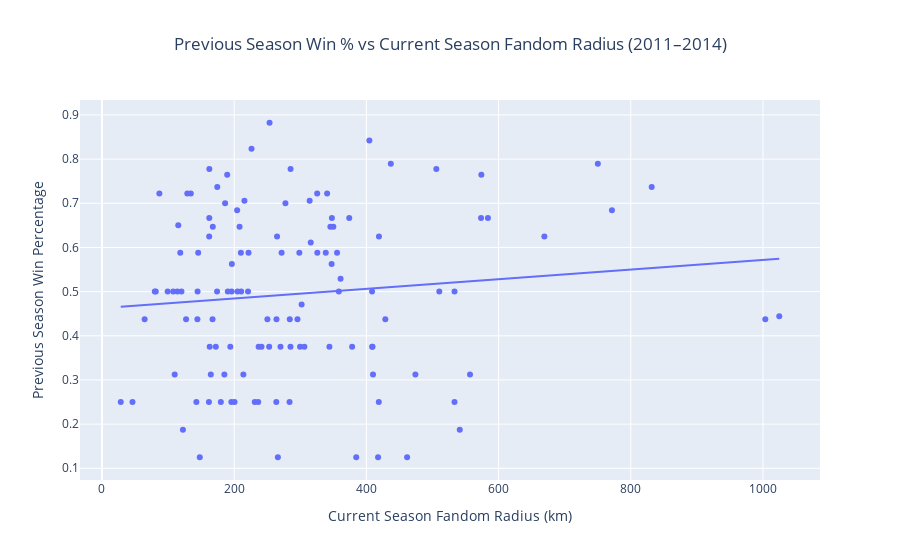

The notebook cell this image was saved under:
### Code cell
win_pct_lag = win_pct_df.copy()
win_pct_lag["season"] = win_pct_lag["season"] + 1
win_pct_lag = win_pct_lag.rename(columns={"win_pct": "win_pct_prev"})

lag_merged_df = pd.merge(
    radii_df,
    win_pct_lag,
    on=["team_name", "season"],
    how="inner"
)

lag_merged_df = lag_merged_df[lag_merged_df["season"].isin([2011, 2012, 2013, 2014])]

fig_lag = px.scatter(
    lag_merged_df,
    y="win_pct_prev",
    x="radius_km",
    hover_name="team_name",
    hover_data={"season": True, "win_pct_prev": ":.3f", "radius_km": ":.1f"},
    trendline="ols",
    title="Previous Season Win % vs Current Season Fandom Radius (2011–2014)",
    labels={
        "win_pct_prev": "Previous Season Win Percentage",
        "radius_km": "Current Season Fandom Radius (km)"
    }
)

fig_lag.update_layout(title_x=0.5)
fig_lag.show()

lag_corr = lag_merged_df["radius_km"].corr(lag_merged_df["win_pct_prev"])
print(f"Lagged correlation (prev win % vs current radius): {lag_corr:.4f}")

### Figure 1 — Plotly figure (JSON) as saved in the notebook; plotly's stock layout.template omitted (floating-point values rounded to 4 significant figures)
{"data": [{"customdata": [[2011], [2012], [2013], [2014], [2011], [2012], [2013], [2014], [2011], [2012], [2013], [2014], [2011], [2012], [2013], [2014], [2011], [2012], [2013], [2014], [2011], [2012], [2013], [2014], [2011], [2012], [2013], [2014], [2011], [2012], [2013], [2014], [2011], [2012], [2013], [2014], [2011], [2012], [2013], [2014], [2011], [2012], [2013], [2014], [2011], [2012], [2013], [2014], [2011], [2012], [2013], [2014], [2011], [2012], [2013], [2014], [2011], [2012], [2013], [2014], [2011], [2012], [2013], [2014], [2011], [2012], [2013], [2014], [2011], [2012], [2013], [2014], [2011], [2012], [2013], [2014], [2011], [2012], [2013], [2014], [2011], [2012], [2013], [2014], [2011], [2012], [2013], [2014], [2011], [2012], [2013], [2014], [2011], [2012], [2013], [2014], [2011], [2012], [2013], [2014], [2011], [2012], [2013], [2014], [2011], [2012], [2013], [2014], [2011], [2012], [2013], [2014], [2011], [2012], [2013], [2014], [2011], [2012], [2013], [2014]], "hovertemplate": "<b>%{hovertext}</b><br><br>Current Season Fandom Radius (km)=%{x:.1f}<br>Previous Season Win Percentage=%{y:.3f}<br>season=%{customdata[0]}<extra></extra>", "hovertext": ["Arizona Cardinals", "Arizona Cardinals", "Arizona Cardinals", "Arizona Cardinals", "Atlanta Falcons", "Atlanta Falcons", "Atlanta Falcons", "Atlanta Falcons", "Baltimore Ravens", "Baltimore Ravens", "Baltimore Ravens", "Baltimore Ravens", "Buffalo Bills", "Buffalo Bills", "Buffalo Bills", "Buffalo Bills", "Carolina Panthers", "Carolina Panthers", "Carolina Panthers", "Carolina Panthers", "Chicago Bears", "Chicago Bears", "Chicago Bears", "Chicago Bears", "Cincinnati Bengals", "Cincinnati Bengals", "Cincinnati Bengals", "Cincinnati Bengals", "Cleveland Browns", "Cleveland Browns", "Cleveland Browns", "Cleveland Browns", "Dallas Cowboys", "Dallas Cowboys", "Dallas Cowboys", "Dallas Cowboys", "Denver Broncos", "Denver Broncos", "Denver Broncos", "Denver Broncos", "Detroit Lions", "Detroit Lions", "Detroit Lions", "Detroit Lions", "Green Bay Packers", "Green Bay Packers", "Green Bay Packers", "Green Bay Packers", "Houston Texans", "Houston Texans", "Houston Texans", "Houston Texans", "Indianapolis Colts", "Indianapolis Colts", "Indianapolis Colts", "Indianapolis Colts", "Jacksonville Jaguars", "Jacksonville Jaguars", "Jacksonville Jaguars", "Jacksonville Jaguars", "Kansas City Chiefs", "Kansas City Chiefs", "Kansas City Chiefs", "Kansas City Chiefs", "Miami Dolphins", "Miami Dolphins", "Miami Dolphins", "Miami Dolphins", "Minnesota Vikings", "Minnesota Vikings", "Minnesota Vikings", "Minnesota Vikings", "New England Patriots", "New England Patriots", "New England Patriots", "New England Patriots", "New Orleans Saints", "New Orleans Saints", "New Orleans Saints", "New Orleans Saints", "New York Giants", "New York Giants", "New York Giants", "New York Giants", "New York Jets", "New York Jets", "New York Jets", "New York Jets", "Oakland Raiders", "Oakland Raiders", "Oakland Raiders", "Oakland Raiders", "Philadelphia Eagles", "Philadelphia Eagles", "Philadelphia Eagles", "Philadelphia Eagles", "Pittsburgh Steelers", "Pittsburgh Steelers", "Pittsburgh Steelers", "Pittsburgh Steelers", "Seattle Seahawks", "Seattle Seahawks", "Seattle Seahawks", "Seattle Seahawks", "San Francisco 49ers", "San Francisco 49ers", "San Francisco 49ers", "San Francisco 49ers", "Tampa Bay Buccaneers", "Tampa Bay Buccaneers", "Tampa Bay Buccaneers", "Tampa Bay Buccaneers", "Tennessee Titans", "Tennessee Titans", "Tennessee Titans", "Tennessee Titans", "Washington Redskins", "Washington Redskins", "Washington Redskins", "Washington Redskins"], "legendgroup": "", "marker": {"color": "#636efa", "symbol": "circle"}, "mode": "markers", "name": "", "orientation": "v", "showlegend": false, "type": "scatter", "x": [410.0, 408.6, 185.2, 419.0, 189.4, 210.1, 162.4, 231.1, 86.84, 129.1, 186.3, 144.6, 283.8, 270.0, 285.2, 252.9, 461.6, 299.6, 284.1, 215.5, 374.1, 196.1, 264.9, 174.1, 142.8, 361.0, 298.6, 345.5, 474.2, 179.8, 164.6, 161.8, 306.2, 99.37, 114.0, 358.3, 533.4, 533.3, 573.9, 750.2, 162.9, 145.5, 236.3, 144.3, 277.5, 253.5, 347.8, 302.0, 409.3, 315.8, 325.6, 417.6, 271.7, 266.1, 167.7, 162.3, 210.6, 213.9, 148.0, 195.8, 338.6, 264.0, 384.6, 350.0, 167.3, 172.2, 295.7, 190.3, 378.4, 541.2, 355.6, 556.8, 226.2, 437.0, 134.4, 340.6, 208.1, 285.3, 428.7, 573.5, 162.2, 115.4, 196.5, 127.2, 204.5, 107.8, 241.4, 81.35, 79.86, 510.3, 263.7, 418.8, 325.8, 221.0, 200.6, 118.4, 174.4, 314.2, 205.1, 120.2, 1025.0, 1004.0, 583.9, 404.5, 408.7, 505.8, 771.5, 831.6, 669.2, 28.4, 64.52, 46.15, 237.0, 347.4, 344.1, 250.3, 194.1, 110.0, 221.7, 122.5], "xaxis": "x", "y": [0.3125, 0.5, 0.3125, 0.625, 0.7647, 0.5882, 0.7778, 0.25, 0.7222, 0.7222, 0.7, 0.5, 0.25, 0.375, 0.375, 0.375, 0.125, 0.375, 0.4375, 0.7059, 0.6667, 0.5, 0.625, 0.5, 0.25, 0.5294, 0.5882, 0.6471, 0.3125, 0.25, 0.3125, 0.25, 0.375, 0.5, 0.5, 0.5, 0.25, 0.5, 0.7647, 0.7895, 0.375, 0.5882, 0.25, 0.4375, 0.7, 0.8824, 0.6667, 0.4706, 0.375, 0.6111, 0.7222, 0.125, 0.5882, 0.125, 0.6471, 0.6667, 0.5, 0.3125, 0.125, 0.25, 0.5882, 0.4375, 0.125, 0.6471, 0.4375, 0.375, 0.4375, 0.5, 0.375, 0.1875, 0.5882, 0.3125, 0.8235, 0.7895, 0.7222, 0.7222, 0.6471, 0.7778, 0.4375, 0.6667, 0.625, 0.65, 0.5625, 0.4375, 0.6842, 0.5, 0.375, 0.5, 0.5, 0.5, 0.25, 0.25, 0.5882, 0.5, 0.25, 0.5882, 0.7368, 0.7059, 0.5, 0.5, 0.4444, 0.4375, 0.6667, 0.8421, 0.375, 0.7778, 0.6842, 0.7368, 0.625, 0.25, 0.4375, 0.25, 0.375, 0.5625, 0.375, 0.4375, 0.375, 0.3125, 0.5882, 0.1875], "yaxis": "y"}, {"hovertemplate": "<b>OLS trendline</b><br>win_pct_prev = 0.000109223 * radius_km + 0.462399<br>R<sup>2</sup>=0.011277<br><br>Current Season Fandom Radius (km)=%{x:.1f}<br>Previous Season Win Percentage=%{y:.3f} <b>(trend)</b><extra></extra>", "legendgroup": "", "marker": {"color": "#636efa", "symbol": "circle"}, "mode": "lines", "name": "", "showlegend": false, "type": "scatter", "x": [28.4, 46.15, 64.52, 79.86, 81.35, 86.84, 99.37, 107.8, 110.0, 114.0, 115.4, 118.4, 120.2, 122.5, 127.2, 129.1, 134.4, 142.8, 144.3, 144.6, 145.5, 148.0, 161.8, 162.2, 162.3, 162.4, 162.9, 164.6, 167.3, 167.7, 172.2, 174.1, 174.4, 179.8, 185.2, 186.3, 189.4, 190.3, 194.1, 195.8, 196.1, 196.5, 200.6, 204.5, 205.1, 208.1, 210.1, 210.6, 213.9, 215.5, 221.0, 221.7, 226.2, 231.1, 236.3, 237.0, 241.4, 250.3, 252.9, 253.5, 263.7, 264.0, 264.9, 266.1, 270.0, 271.7, 277.5, 283.8, 284.1, 285.2, 285.3, 295.7, 298.6, 299.6, 302.0, 306.2, 314.2, 315.8, 325.6, 325.8, 338.6, 340.6, 344.1, 345.5, 347.4, 347.8, 350.0, 355.6, 358.3, 361.0, 374.1, 378.4, 384.6, 404.5, 408.6, 408.7, 409.3, 410.0, 417.6, 418.8, 419.0, 428.7, 437.0, 461.6, 474.2, 505.8, 510.3, 533.3, 533.4, 541.2, 556.8, 573.5, 573.9, 583.9, 669.2, 750.2, 771.5, 831.6, 1004.0, 1025.0], "xaxis": "x", "y": [0.4655, 0.4674, 0.4694, 0.4711, 0.4713, 0.4719, 0.4733, 0.4742, 0.4744, 0.4748, 0.475, 0.4753, 0.4755, 0.4758, 0.4763, 0.4765, 0.4771, 0.478, 0.4782, 0.4782, 0.4783, 0.4786, 0.4801, 0.4801, 0.4801, 0.4801, 0.4802, 0.4804, 0.4807, 0.4807, 0.4812, 0.4814, 0.4814, 0.482, 0.4826, 0.4827, 0.4831, 0.4832, 0.4836, 0.4838, 0.4838, 0.4839, 0.4843, 0.4847, 0.4848, 0.4851, 0.4853, 0.4854, 0.4858, 0.4859, 0.4865, 0.4866, 0.4871, 0.4876, 0.4882, 0.4883, 0.4888, 0.4897, 0.49, 0.4901, 0.4912, 0.4912, 0.4913, 0.4915, 0.4919, 0.4921, 0.4927, 0.4934, 0.4934, 0.4935, 0.4936, 0.4947, 0.495, 0.4951, 0.4954, 0.4958, 0.4967, 0.4969, 0.498, 0.498, 0.4994, 0.4996, 0.5, 0.5001, 0.5003, 0.5004, 0.5006, 0.5012, 0.5015, 0.5018, 0.5033, 0.5037, 0.5044, 0.5066, 0.507, 0.507, 0.5071, 0.5072, 0.508, 0.5081, 0.5082, 0.5092, 0.5101, 0.5128, 0.5142, 0.5176, 0.5181, 0.5207, 0.5207, 0.5215, 0.5232, 0.525, 0.5251, 0.5262, 0.5355, 0.5443, 0.5467, 0.5532, 0.572, 0.5743], "yaxis": "y"}], "layout": {"legend": {"tracegroupgap": 0}, "title": {"text": "Previous Season Win % vs Current Season Fandom Radius (2011–2014)", "x": 0.5}, "xaxis": {"anchor": "y", "domain": [0, 1], "title": {"text": "Current Season Fandom Radius (km)"}}, "yaxis": {"anchor": "x", "domain": [0, 1], "title": {"text": "Previous Season Win Percentage"}}}}
